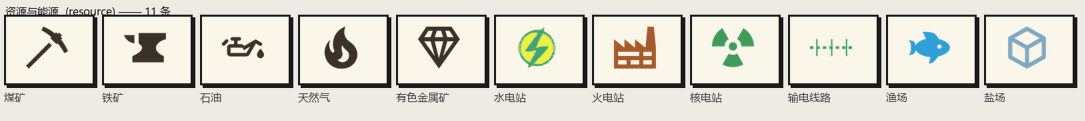
#> input picture legend-match/scripts/assetbuild/shot_cat_resource.png, 3254 x 362 px (shown at 1/3 size)
$ python -i area_fill.py   (imports and definitions only)
#> lines starting #> are read from the running program, lines starting #| are printed output that depends on the picture
# -*- coding: utf-8 -*-
"""面状符号重建：把"实心/虚线轮廓 + 净色填充"的面符号从糊掉的裁片里救回来。

为什么必须有这一步（实测的失败长什么样）：
  湖泊 / 时令湖 这两个裁片的源像素只有 26×26 上下。湖面是**浅蓝填充**，与纸底的色距很小，
  Otsu 那步的调色板过滤会把浅蓝当成背景剔掉，剩下的候选色里离得最近的是灰调
  ⇒ **湖面变成一片灰色麻点**（不是"颜色淡"，是"颜色错了"）。
  更要命的是这两条的**唯一区分点**——教材用「实线轮廓 = 常年湖」与「虚线轮廓 = 时令湖」
  把它们分开——在重采样里糊掉了，两条湖变成"两个蓝斑"，配对游戏里直接分不开。

做法（保留"来自真实教材图"的性质，只把线型规范补回去）：
  形状仍取自**真实教材图的轮廓**（binary_fill_holes 得到闭合面），
  线宽、实线/虚线、用色按 drawings.py 里同一套教材规范重建。
"""
import numpy as np
from scipy import ndimage

# 水域色系（与 drawings.py 的 WATER 同源）
WATER = (0x2f, 0x9f, 0xd8)
PALE = (0xc2, 0xe2, 0xf3)          # 水域蓝与白按 3:7 淡化的湖面色


def rebuild(im, line_rgb=WATER, fill_rgb=PALE, width=None, dashes=None,
            size=512, fill_ratio=0.78):
    """返回 (重建后的 RGBA, 说明)。dashes=None 表示实线轮廓。"""
    a = np.asarray(im)[:, :, 3]
    sil = ndimage.binary_fill_holes(a > 128)
    if not sil.any():
        return im, "空"
    if width is None:
        width = int(round(0.063 * size * fill_ratio))    # 与线条族同口径 = 25 px
    h = max(1, width // 2)
    # 轮廓带要**跨在轮廓线上**（外半圈 + 内半圈），所以 alpha 取外扩后的整块；
    # 只取 sil 当 alpha 会把外半圈切掉 ⇒ 轮廓只剩一半宽（实测 25 px 变 12 px）。
    solid_area = ndimage.binary_dilation(sil, iterations=h)
    ring = solid_area & ~ndimage.binary_erosion(sil, iterations=h)
    info = {"w": width}
    if dashes:
        # 按"绕形心的极角"分扇区打虚线 —— 面状符号基本星形凸，这个方法对任意形状都成立，
        # 而且天然沿周长等分，不需要做弧长参数化。
        yy, xx = np.mgrid[0:sil.shape[0], 0:sil.shape[1]]
        cy, cx = ndimage.center_of_mass(sil)
        ang = np.arctan2(yy - cy, xx - cx)
        perim = max(ring.sum() / max(width, 1), 1.0)
        n = int(min(40, max(8, round(perim / float(dashes)))))
        n += n % 2                                   # 取偶，保证虚实段各半
        seg = (((ang + np.pi) / (2 * np.pi) * n).astype(int)) % n
        ring = ring & (seg % 2 == 0)
        info["n"] = n // 2
    # 先整块铺"湖面色"，再把轮廓带盖上去。
    # 不能只给 fill/ring 两处上色：虚线的**空隙**既不属于 fill 也不属于 ring，会留着初始化
    # 的黑色 0,0,0 —— 症状是"虚线一半黑一半蓝"（实测踩过）。
    rgb = np.zeros(sil.shape + (3,), np.float32)
    rgb[solid_area] = fill_rgb
    rgb[ring] = line_rgb
    from PIL import Image
    out = np.concatenate([rgb, (solid_area * 255)[..., None]], axis=2).astype(np.uint8)
    return Image.fromarray(out, "RGBA"), info


# [97 lines left out: functions outline_width, rebuild_to_target, _selftest, not called in this run]


# [2 lines not run here, left out]

>>> import cv2
>>> picture = cv2.imread('shot_cat_resource.png', cv2.IMREAD_GRAYSCALE)
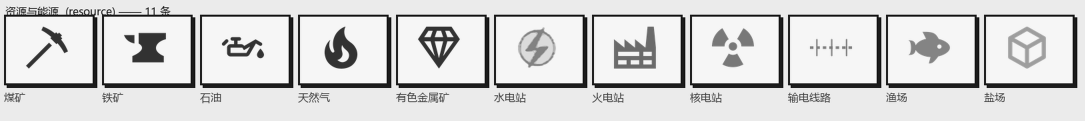
#> picture: shape (362, 3254) (shown at 1/3 size); min 0, max 255, mean 211.9
>>> result = rebuild(picture)
#> (the run stopped early here; a loop or call above may not have finished)

$ run again, on legend-match/scripts/assetbuild/shot_cardsize_08cards.png
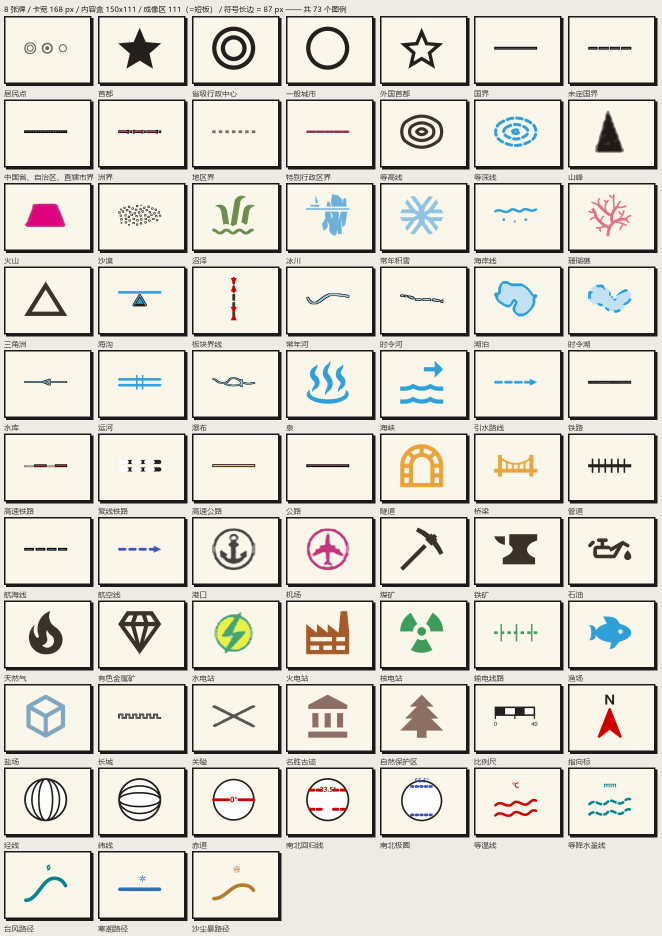
#> input picture legend-match/scripts/assetbuild/shot_cardsize_08cards.png, 1324 x 1871 px (shown at 1/2 size)
#> `picture = cv2.imread('shot_cat_resource.png', cv2.IMREAD_GRAYSCALE)`:
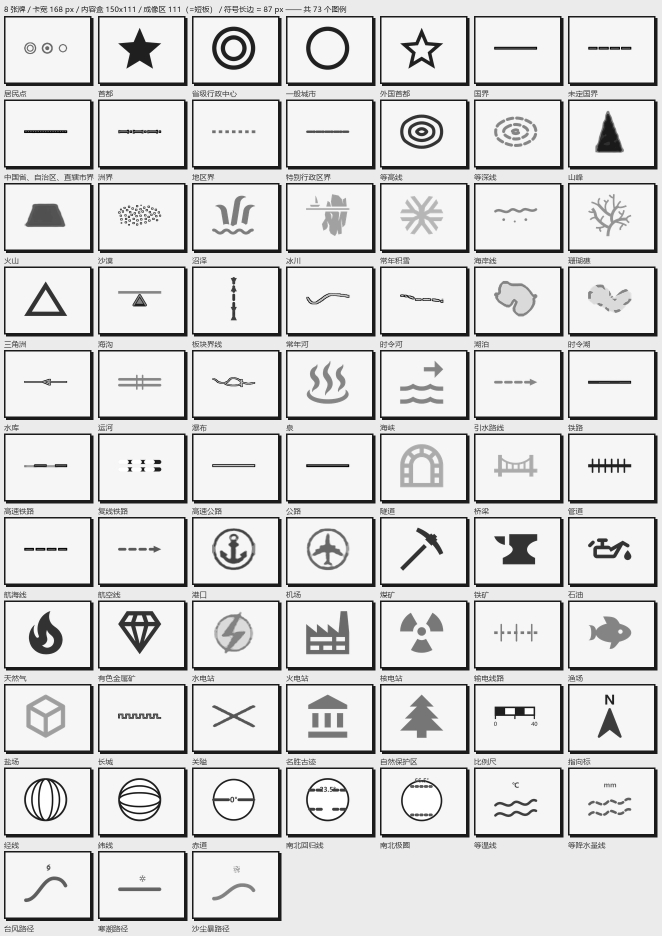
#> picture: shape (1871, 1324) (shown at 1/2 size); min 0, max 255, mean 215

$ run again, on legend-match/scripts/assetbuild/shot_cardsize_20cards.png
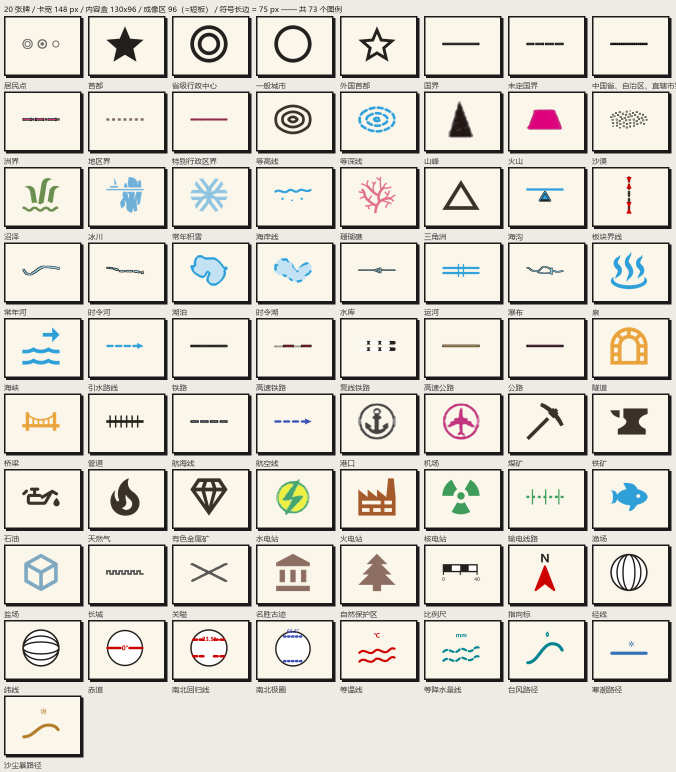
#> input picture legend-match/scripts/assetbuild/shot_cardsize_20cards.png, 1352 x 1544 px (shown at 1/2 size)
#> `picture = cv2.imread('shot_cat_resource.png', cv2.IMREAD_GRAYSCALE)`:
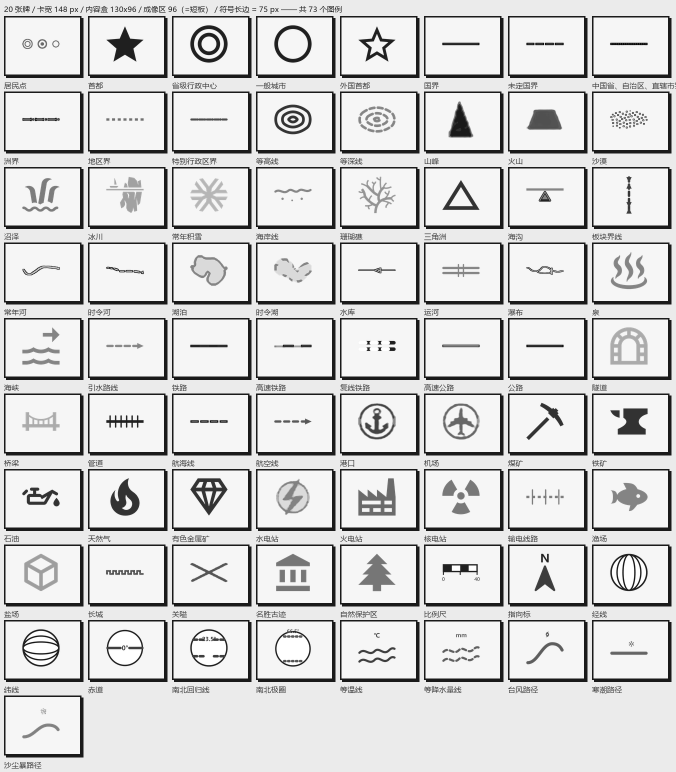
#> picture: shape (1544, 1352) (shown at 1/2 size); min 0, max 255, mean 214

$ run again, on legend-match/scripts/assetbuild/shot_cardsize_28cards.png
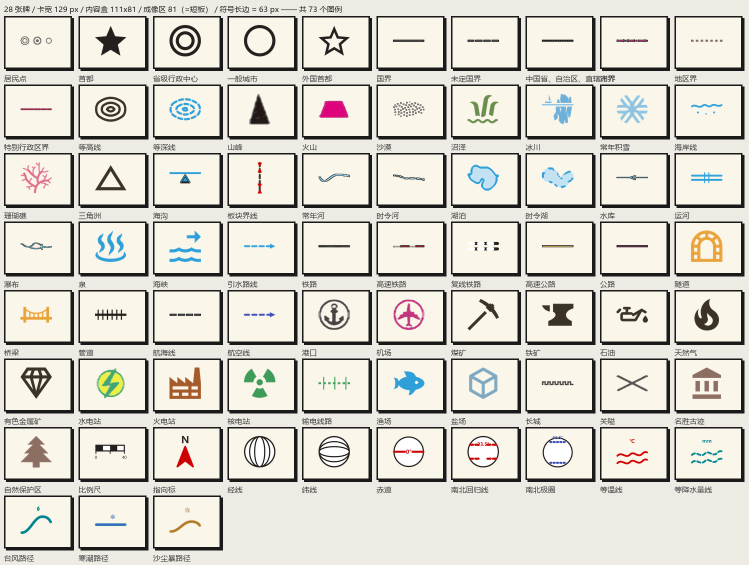
#> input picture legend-match/scripts/assetbuild/shot_cardsize_28cards.png, 1498 x 1130 px (shown at 1/2 size)
#> `picture = cv2.imread('shot_cat_resource.png', cv2.IMREAD_GRAYSCALE)`:
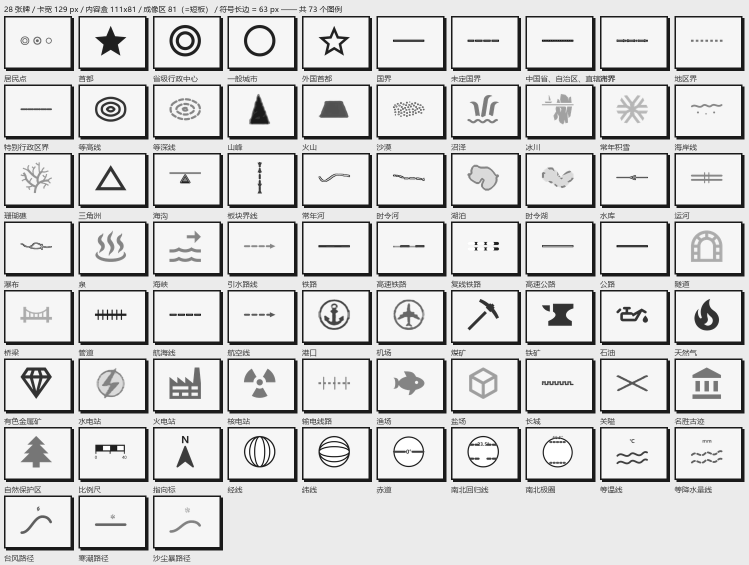
#> picture: shape (1130, 1498) (shown at 1/2 size); min 0, max 255, mean 212.5
